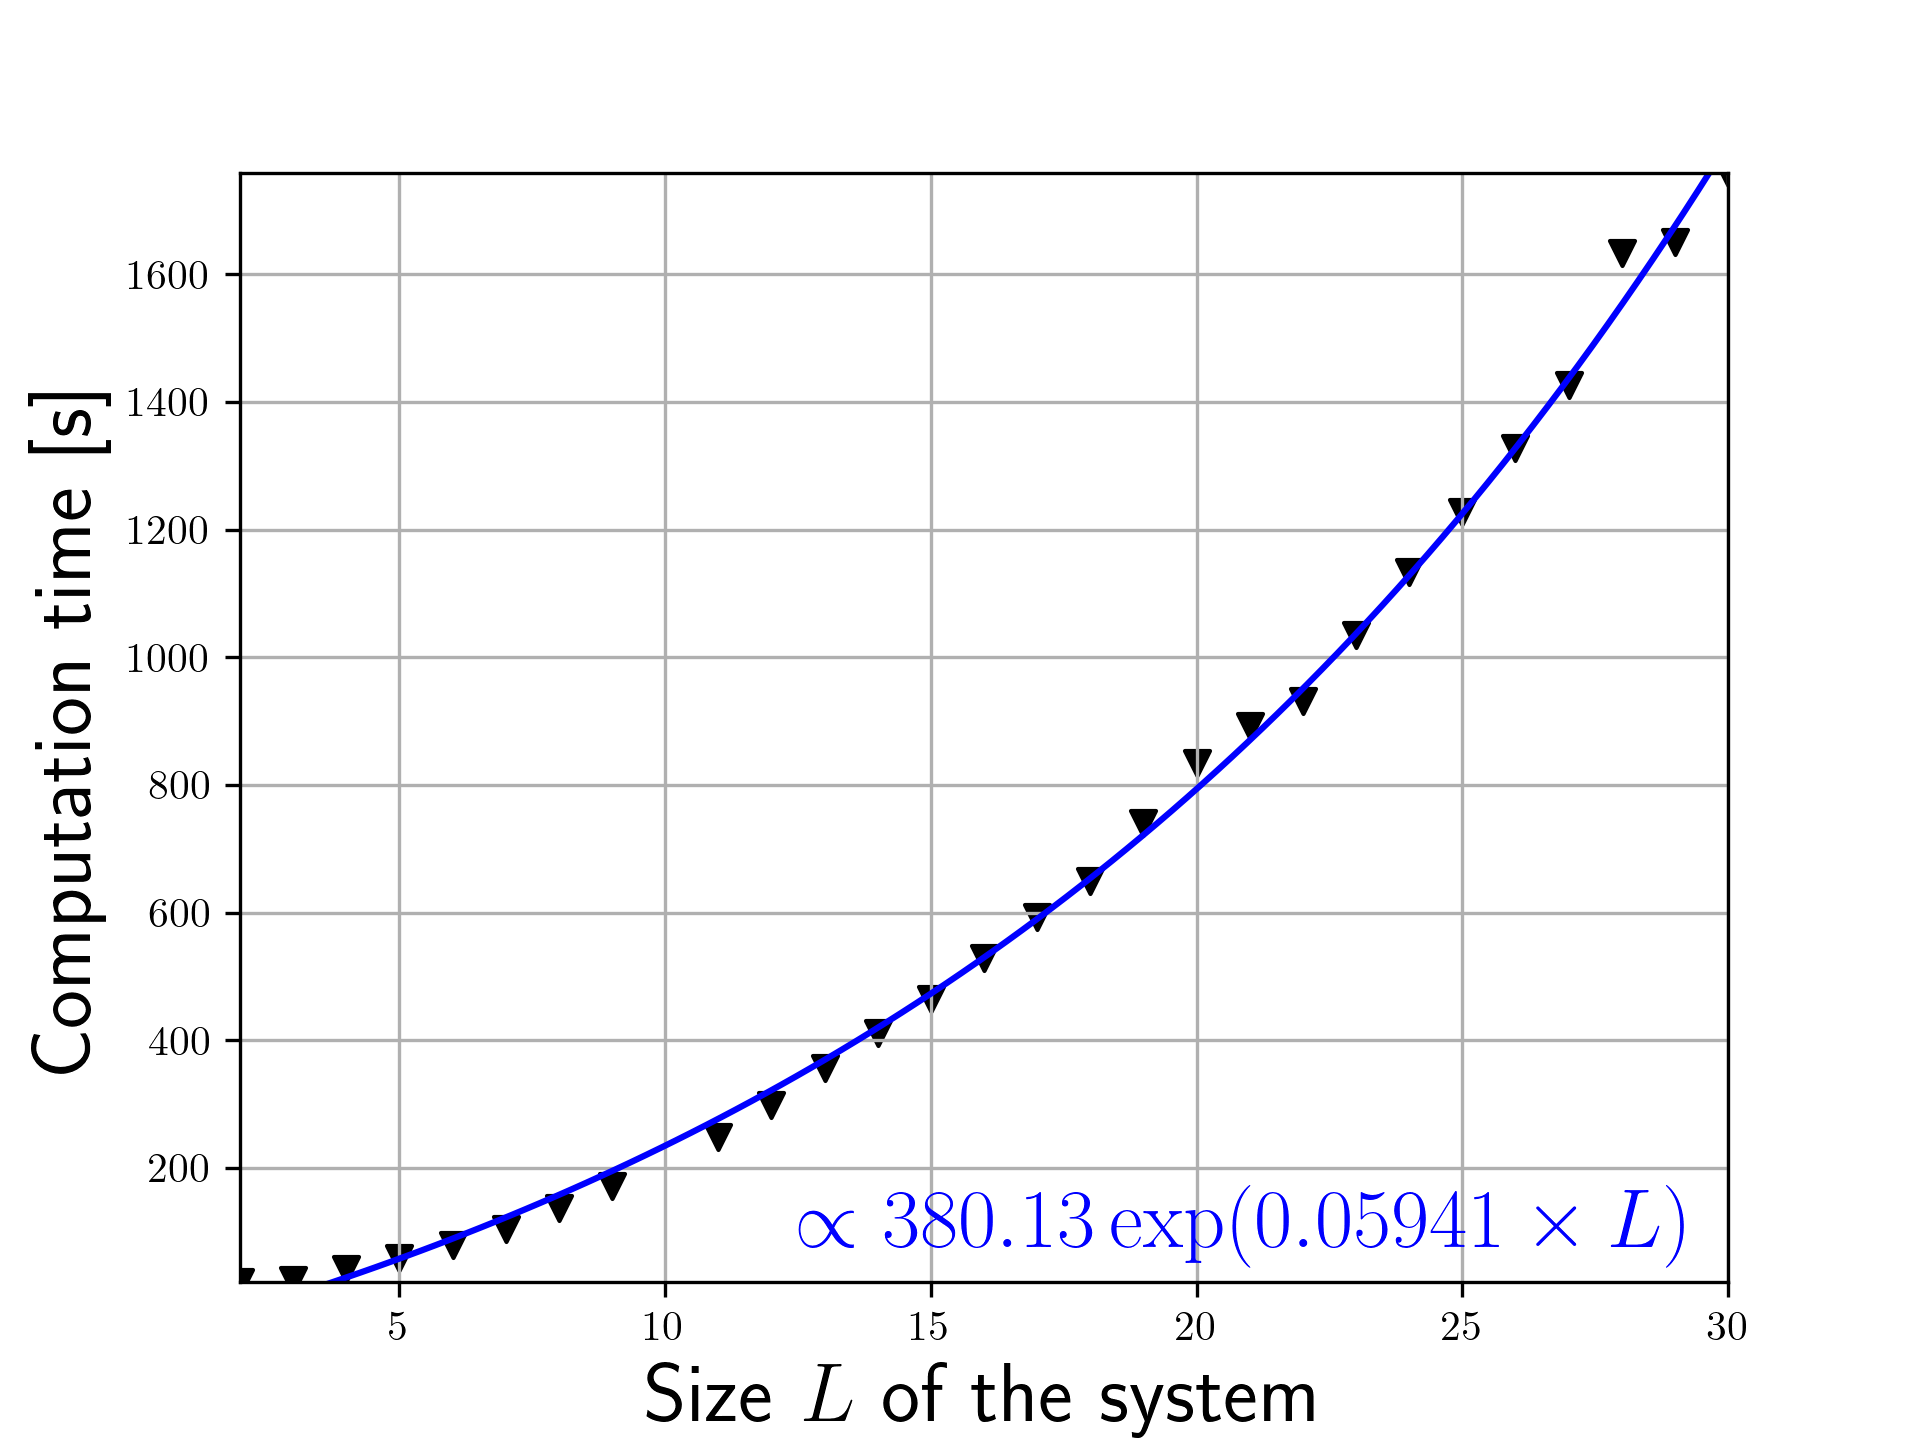

Python code for this plot:
import numpy as np
from   joblib import Parallel, delayed
import multiprocessing
from   multiprocessing import Pool
num_cores = multiprocessing.cpu_count()
from   tqdm import trange
import matplotlib.pyplot as plt
import matplotlib as mpl
mpl.rcParams['text.usetex'] = True
import time
from   scipy.optimize import curve_fit

total_size = [2 ,3 ,4 ,5  ,6  ,  7,  8, 9,11  ,12 ,13  ,14  ,15,16,17,18,19,20,21,22,23,24,25,26,27,28,29,30]
total_time = [22,25,42,59,79,105,137,172,248,299,357,411,465,529,593,650,741,835,892,931,1035,1133,1227,1328,1427,1634,1651,1759]

def func(x, a, b, c):
    array = []
    for i in x:
        array.append(a * np.exp(b * i) + c)
    return array

xx = np.array(total_size)
yy = np.array(total_time)
param, param_cov = curve_fit(func, xx, yy,maxfev = 100000)
#plt.yscale('log')
to_plot = np.linspace(min(total_size),max(total_size),100)
plt.plot(to_plot,func(to_plot,*param),color='blue')
plt.scatter(total_size,total_time,color='black',marker='v')
plt.grid()
plt.text(12.5,75,'$\propto %1.2f \exp(%1.5f \\times L)$'%(param[0],param[1]),fontsize=20,color='blue')
plt.xlabel(r'Size $L$ of the system',fontsize=20)
plt.ylabel(r'Computation time [s]',fontsize=20)
plt.xlim(min(total_size),max(total_size))
plt.ylim(min(total_time),max(total_time))
plt.savefig('Simulation_time_size_scaling.png',dpi=300)
plt.clf()
